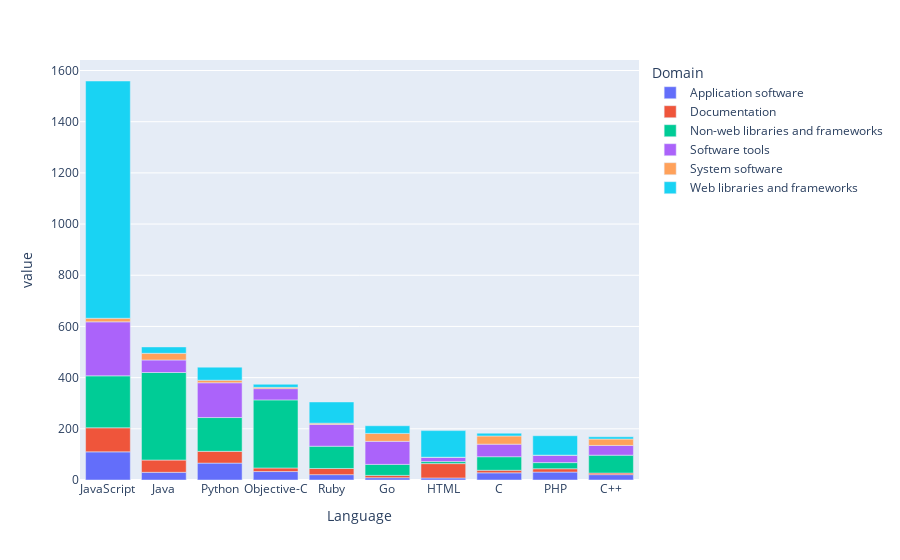

Notebook source saved alongside this figure:
### Markdown cell above
Different Doamins used in Projects for Different Languages

### Code cell
fig9=px.bar(pivot_df_10.T)
fig9.show()

### Figure 1 — Plotly figure (JSON) as saved in the notebook; plotly's stock layout.template omitted (floating-point values rounded to 4 significant figures)
{"data": [{"alignmentgroup": "True", "hovertemplate": "Domain=Application software<br>Language=%{x}<br>value=%{y}<extra></extra>", "legendgroup": "Application software", "marker": {"color": "#636efa", "pattern": {"shape": ""}}, "name": "Application software", "offsetgroup": "Application software", "orientation": "v", "showlegend": true, "textposition": "auto", "type": "bar", "x": ["JavaScript", "Java", "Python", "Objective-C", "Ruby", "Go", "HTML", "C", "PHP", "C++"], "xaxis": "x", "y": [110, 30, 66, 33, 21, 9, 8, 28, 31, 21], "yaxis": "y"}, {"alignmentgroup": "True", "hovertemplate": "Domain=Documentation<br>Language=%{x}<br>value=%{y}<extra></extra>", "legendgroup": "Documentation", "marker": {"color": "#EF553B", "pattern": {"shape": ""}}, "name": "Documentation", "offsetgroup": "Documentation", "orientation": "v", "showlegend": true, "textposition": "auto", "type": "bar", "x": ["JavaScript", "Java", "Python", "Objective-C", "Ruby", "Go", "HTML", "C", "PHP", "C++"], "xaxis": "x", "y": [94, 48, 46, 14, 24, 9, 56, 10, 13, 6], "yaxis": "y"}, {"alignmentgroup": "True", "hovertemplate": "Domain=Non-web libraries and frameworks<br>Language=%{x}<br>value=%{y}<extra></extra>", "legendgroup": "Non-web libraries and frameworks", "marker": {"color": "#00cc96", "pattern": {"shape": ""}}, "name": "Non-web libraries and frameworks", "offsetgroup": "Non-web libraries and frameworks", "orientation": "v", "showlegend": true, "textposition": "auto", "type": "bar", "x": ["JavaScript", "Java", "Python", "Objective-C", "Ruby", "Go", "HTML", "C", "PHP", "C++"], "xaxis": "x", "y": [203, 342, 132, 266, 87, 43, 8, 53, 24, 70], "yaxis": "y"}, {"alignmentgroup": "True", "hovertemplate": "Domain=Software tools<br>Language=%{x}<br>value=%{y}<extra></extra>", "legendgroup": "Software tools", "marker": {"color": "#ab63fa", "pattern": {"shape": ""}}, "name": "Software tools", "offsetgroup": "Software tools", "orientation": "v", "showlegend": true, "textposition": "auto", "type": "bar", "x": ["JavaScript", "Java", "Python", "Objective-C", "Ruby", "Go", "HTML", "C", "PHP", "C++"], "xaxis": "x", "y": [211, 49, 136, 44, 85, 90, 16, 49, 28, 38], "yaxis": "y"}, {"alignmentgroup": "True", "hovertemplate": "Domain=System software<br>Language=%{x}<br>value=%{y}<extra></extra>", "legendgroup": "System software", "marker": {"color": "#FFA15A", "pattern": {"shape": ""}}, "name": "System software", "offsetgroup": "System software", "orientation": "v", "showlegend": true, "textposition": "auto", "type": "bar", "x": ["JavaScript", "Java", "Python", "Objective-C", "Ruby", "Go", "HTML", "C", "PHP", "C++"], "xaxis": "x", "y": [14, 26, 10, 5, 5, 31, 1, 32, 1, 25], "yaxis": "y"}, {"alignmentgroup": "True", "hovertemplate": "Domain=Web libraries and frameworks<br>Language=%{x}<br>value=%{y}<extra></extra>", "legendgroup": "Web libraries and frameworks", "marker": {"color": "#19d3f3", "pattern": {"shape": ""}}, "name": "Web libraries and frameworks", "offsetgroup": "Web libraries and frameworks", "orientation": "v", "showlegend": true, "textposition": "auto", "type": "bar", "x": ["JavaScript", "Java", "Python", "Objective-C", "Ruby", "Go", "HTML", "C", "PHP", "C++"], "xaxis": "x", "y": [927, 25, 51, 12, 83, 30, 104, 11, 76, 9], "yaxis": "y"}], "layout": {"barmode": "relative", "legend": {"title": {"text": "Domain"}, "tracegroupgap": 0}, "margin": {"t": 60}, "xaxis": {"anchor": "y", "domain": [0, 1], "title": {"text": "Language"}}, "yaxis": {"anchor": "x", "domain": [0, 1], "title": {"text": "value"}}}}
